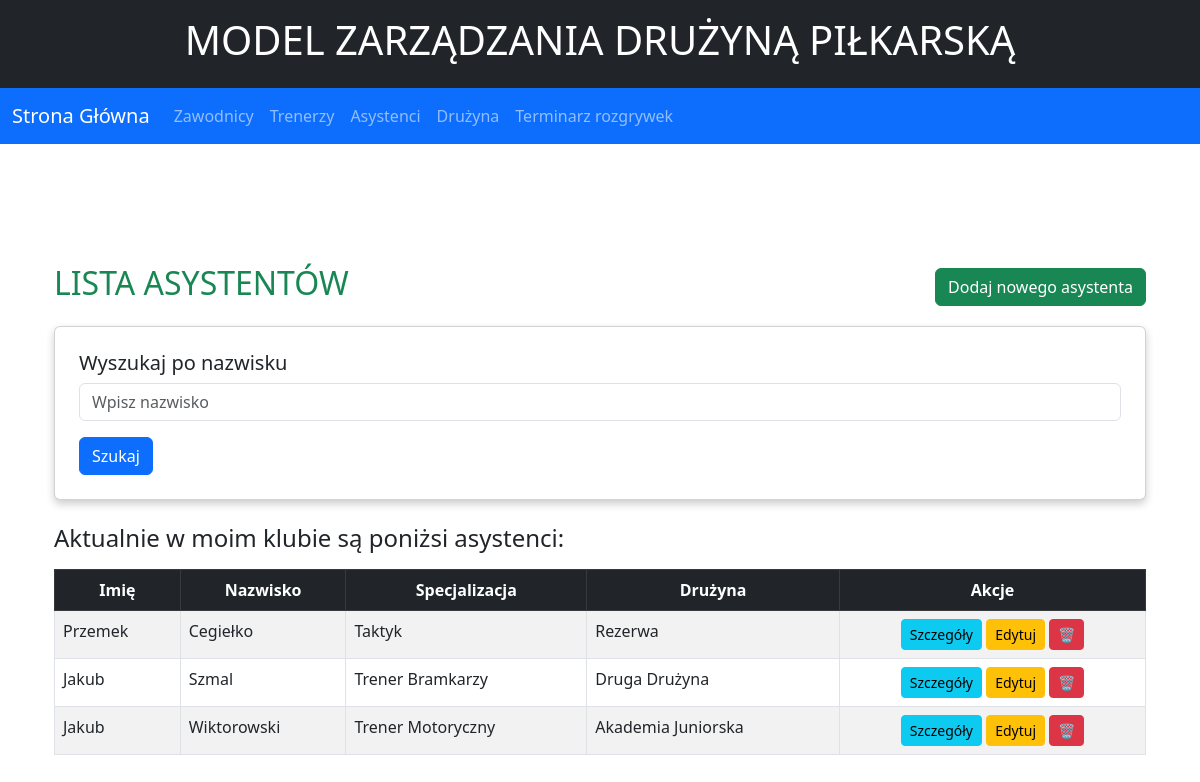
Screenshot of /assistant with the database file from the repository.
### Legia/models.py (models this page shows, shortened)
class Assistant(models.Model):
    firstname = models.CharField(max_length=50)
    lastname = models.CharField(max_length=50)
    birth = models.DateField()
    gender = models.CharField(max_length=100, choices=PLEC, null = True)
    signing_date = models.DateTimeField(auto_now_add=True)
    specialization = models.CharField(max_length=50, choices=SPECIALIZATIONS)
    team = models.ForeignKey(Team, null=True, blank=True, on_delete=models.SET_NULL)
    class Meta:
        ordering = ['lastname']

class Team(models.Model):
    name = models.CharField(max_length=100, choices=TEAMS)
    capacity = models.PositiveBigIntegerField(null = True)
    def __str__(self):
        return f"{self.name}"

### Legia/views.py (the view)
# urls.py: path('assistant', views.assistant_list, name='assistant-list'),
def assistant_list(request):
    assistants = Assistant.objects.filter(lastname__icontains=request.POST['phrase']) if request.method == 'POST' else Assistant.objects.all()
    return render(request, "Legia/assistant/list.html", {'assistants': assistants})

### Legia/templates/Legia/assistant/list.html (shortened to what this page needs)
{% extends "Legia/base.html" %}
{% block content %}
<div class="container mt-4">
    <div class="d-flex justify-content-between align-items-center mb-3">
        <h2 class="text-success">LISTA ASYSTENTÓW</h2>
        <a href="{% url 'assistant-create' %}" class="btn btn-success">Dodaj nowego asystenta</a>
    </div>
    <div class="card p-4 mb-4">
        <h5 class="card-title">Wyszukaj po nazwisku</h5>
        <form action="" method="post">
            <div class=a"form-group me-2">
                <input type="text" name="phrase" class="form-control" placeholder="Wpisz nazwisko">
            </div>
            <button type="submit" class="btn btn-primary">Szukaj</button>
        </form>
    </div>
    {% if assistants %}
    <h4 class="mb-3">Aktualnie w moim klubie są poniżsi asystenci:</h4>
    <div class="table-responsive">
        <table class="table table-striped table-bordered">
            <thead class="table-dark">
                <tr align="center">
                    <th>Imię</th>
                    <th>Nazwisko</th>
                    <th>Specjalizacja</th>
                    <th>Drużyna</th>
                    <th>Akcje</th>
                </tr>
            </thead>
            <tbody>
                {% for assistant in assistants %}
                    <tr>
                        <td>{{ assistant.firstname }}</td>
                        <td>{{ assistant.lastname }}</td>
                        <td>{{ assistant.specialization }}</td>
                        <td>{{ assistant.team }}</td>
                        <td align="center">
                            <a href="{% url 'assistant-detail' assistant.id %}" class="btn btn-info btn-sm">Szczegóły</a>
                            <a href="{% url 'assistant-update' assistant.id %}" class="btn btn-warning btn-sm">Edytuj</a>
                            <form method="post" action="{% url 'assistant-delete' assistant.id %}" style="display:inline;">
                                <button type="submit" class="btn btn-danger btn-sm">🗑️</button>
                            </form>
                        </td>
                    </tr>
                {% endfor %}
            </tbody>
        </table>
    {% else %}
        <p class="text-muted">Brak zarejestrowanych asystentów.</p>
    {% endif %}
</div>
{% endblock %}

### Legia/static/css/Legia.css (style rules this page uses)
:root { --green: #1b612b; --red: #aa1625; --white: #ffffff; --black: #222427; }
body { font-family: Arial, sans-serif; background-color: #434343; }
a { color: var(--green); text-decoration: none; }
h1, h2, h3 { color: var(--black); }
.container { margin-top: 30px; }
.card { box-shadow: 0 4px 8px rgba(0, 0, 0, 0.2); border-radius: 10px; }

### rows the page displays
Assistant: firstname "Przemek", lastname "Cegiełko", specialization "Taktyk", team "Rezerwa"
Assistant: firstname "Jakub", lastname "Szmal", specialization "Trener Bramkarzy", team "Druga Drużyna"
Assistant: firstname "Jakub", lastname "Wiktorowski", specialization "Trener Motoryczny", team "Akademia Juniorska"
